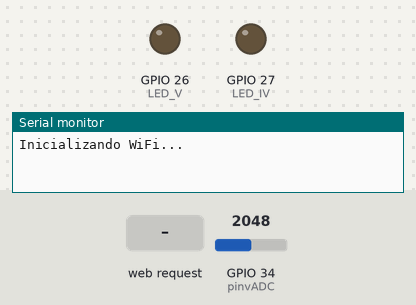
Bench run of a sketch on a simulated ESP32. On the bench: output pins drawn as LEDs (lit = HIGH), the last lines printed to the serial monitor. Dashed ring = blinking. The test bench sets the inputs (shaded band); at power-on: GPIO 34 (pinvADC) = 2048. WiFi joins after 1.5 s; servers stay silent unless stated.

Above: at 0.1 s.
At 3.2 s:
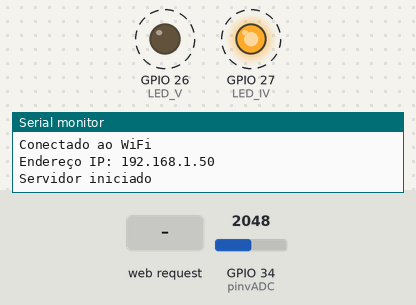
3.3 s: HTTP request GET /startAcquisition received
5.2 s: HTTP request GET /vADCvalue received
8.2 s: HTTP request GET /stopAcquisition received
10.4 s: HTTP request GET /vADCvalue?rate=1 received
Timing chart, 0 to 59.4 s (numbered marks = the images above; inputs shaded):
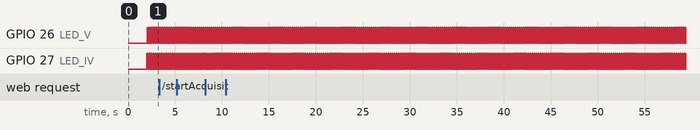

Measured:
- by itself, GPIO 26 (LED_V), GPIO 27 (LED_IV): alternates HIGH for 0.01 s and LOW for 0.02 s

The sketch:

firmware.ino
```cpp
#include <Arduino.h>
#include <WiFi.h>
#include <WebServer.h>
#include "freertos/FreeRTOS.h"
#include "freertos/task.h"

#define LED_V 26
#define LED_IV 27
#define pinvADC 34

volatile uint8_t ledState = 0;

// Definição das credenciais de WiFi
const char *ssid = "Martins Wifi6";
const char *password = "17031998";

WebServer server(80);
const int bufferSize = 1000;  // Número máximo de pontos no gráfico
float vADCBuffer[bufferSize];
int bufferIndex = 0;
bool updatingData = false;
int acquisitionRate = 10;  // Taxa de aquisição inicial em milissegundos

int blinkRate = 10;  // Taxa inicial de piscar em milissegundos

TaskHandle_t vADCTaskHandle = NULL;
TaskHandle_t blinkTaskHandle = NULL;
SemaphoreHandle_t bufferMutex;

// Função para ler o valor do sinal vADC
float readvADCValue() {
  int valorADC = analogRead(pinvADC);
  float tensao = ((valorADC * 3.3) / 4095); // Convertendo para volts
  return tensao;
}

void sendCORSHeaders() {
  server.sendHeader("Access-Control-Allow-Origin", "*");
  server.sendHeader("Access-Control-Allow-Methods", "GET, POST, OPTIONS");
  server.sendHeader("Access-Control-Allow-Headers", "*");
}

void vADCTask(void *pvParameters) {
  while (1) {
    if (updatingData) {
      float vADCvalue = readvADCValue();
      xSemaphoreTake(bufferMutex, portMAX_DELAY); // Proteção do buffer
      vADCBuffer[bufferIndex] = vADCvalue;
      bufferIndex = (bufferIndex + 1) % bufferSize;
      xSemaphoreGive(bufferMutex);
      vTaskDelay(pdMS_TO_TICKS(acquisitionRate));
    } else {
      vTaskDelay(100 / portTICK_PERIOD_MS);  // Aguarda 100ms antes de verificar novamente
    }
  }
}

void blinkTask(void *pvParameters) {
  while (true) {
    ledState = (ledState + 1) % 3;
    if (ledState == 0) {
      digitalWrite(LED_V, HIGH);
      digitalWrite(LED_IV, LOW);
    } else if (ledState == 1) {
      digitalWrite(LED_V, LOW);
      digitalWrite(LED_IV, HIGH);
    } else {
      digitalWrite(LED_V, LOW);
      digitalWrite(LED_IV, LOW);
    }
    vTaskDelay(blinkRate / portTICK_PERIOD_MS);
  }
}

void startAcquisition() {
  updatingData = true;
  Serial.println("Aquisição de dados iniciada.");
}

void stopAcquisition() {
  updatingData = false;
  Serial.println("Aquisição de dados parada.");
}

void clearBuffer() {
  xSemaphoreTake(bufferMutex, portMAX_DELAY); // Proteção do buffer
  memset(vADCBuffer, 0, sizeof(vADCBuffer));  // Limpa o buffer
  bufferIndex = 0;
  xSemaphoreGive(bufferMutex);
  Serial.println("Buffer limpo.");
}

void handleSetAcquisitionRate() {
  if (server.hasArg("rate")) {
    int newRate = server.arg("rate").toInt();
    if (newRate > 0) {
      acquisitionRate = newRate;
      Serial.print("Taxa de aquisição ajustada para: ");
      Serial.print(acquisitionRate);
      Serial.println(" ms");
      sendCORSHeaders();
      server.send(200, "text/plain", "Taxa de aquisição ajustada");
    } else {
      sendCORSHeaders();
      server.send(400, "text/plain", "Taxa inválida");
    }
  } else {
    sendCORSHeaders();
    server.send(400, "text/plain", "Parâmetro 'rate' não encontrado");
  }
}

void handleSetBlinkRate() {
  if (server.hasArg("rate")) {
    blinkRate = server.arg("rate").toInt();
    if (blinkRate <= 0) {
      blinkRate = 10;  // Valor padrão caso a taxa seja inválida
    }
    Serial.print("Taxa de piscar do LED definida para: ");
    Serial.print(blinkRate);
    Serial.println(" ms");
    sendCORSHeaders();
    server.send(200, "text/plain", "Taxa de piscar do LED definida");
  } else {
    sendCORSHeaders();
    server.send(400, "text/plain", "Parâmetro 'rate' não encontrado");
  }
}

void setup() {
  pinMode(pinvADC, INPUT);
  pinMode(LED_V, OUTPUT);
  pinMode(LED_IV, OUTPUT);
  Serial.begin(115200);

  // Inicializa o mutex para proteger o buffer
  bufferMutex = xSemaphoreCreateMutex();

  // Inicializa a conexão WiFi
  Serial.println("Inicializando WiFi...");
  WiFi.begin(ssid, password);

  // Verifica o status da conexão WiFi
  int retryCount = 0;
  while (WiFi.status() != WL_CONNECTED && retryCount < 20) {
    delay(1000);
    Serial.print("Tentando conectar ao WiFi... tentativa ");
    Serial.println(retryCount + 1);
    retryCount++;
  }

  if (WiFi.status() == WL_CONNECTED) {
    Serial.println("Conectado ao WiFi");
    Serial.print("Endereço IP: ");
    Serial.println(WiFi.localIP());
  } else {
    Serial.println("Falha ao conectar ao WiFi.");
    esp_deep_sleep_start(); // Entrar em modo de economia de energia se não conectar
    return;
  }

  server.on("/", HTTP_OPTIONS, []() {
    sendCORSHeaders();
    server.send(200);
  });

  server.on("/vADCvalue", HTTP_GET, []() {
    sendCORSHeaders();
    float value = readvADCValue();
    server.send(200, "text/plain", String(value, 4)); // Precisão de 4 casas decimais
  });

  server.on("/startAcquisition", HTTP_GET, []() {
    sendCORSHeaders();
    startAcquisition();
    server.send(200, "text/plain", "Aquisição iniciada");
  });

  server.on("/stopAcquisition", HTTP_GET, []() {
    sendCORSHeaders();
    stopAcquisition();
    server.send(200, "text/plain", "Aquisição parada");
  });

  server.on("/clearBuffer", HTTP_GET, []() {
    sendCORSHeaders();
    clearBuffer();
    server.send(200, "text/plain", "Buffer limpo");
  });

  server.on("/setAcquisitionRate", HTTP_GET, handleSetAcquisitionRate);
  server.on("/setBlinkRate", HTTP_GET, handleSetBlinkRate);

  server.begin();
  Serial.println("Servidor iniciado");

  xTaskCreate(vADCTask, "vADCTask", 2048, NULL, 1, &vADCTaskHandle);
  xTaskCreate(blinkTask, "blinkTask", 2048, NULL, 1, &blinkTaskHandle);
}

void loop() {
  static int wifiReconnectAttempts = 0;
  const int maxReconnectAttempts = 10;

  if (WiFi.status() == WL_CONNECTED) {
    server.handleClient();
    wifiReconnectAttempts = 0; // Reset after a successful connection
  } else {
    if (wifiReconnectAttempts < maxReconnectAttempts) {
      Serial.println("WiFi desconectado, tentando reconectar...");
      WiFi.reconnect();
      wifiReconnectAttempts++;
      delay(1000);
    } else {
      Serial.println("Falha ao reconectar, entrando em modo de economia de energia...");
      esp_deep_sleep_start(); // Entrar em modo de economia de energia
    }
  }
}
```
